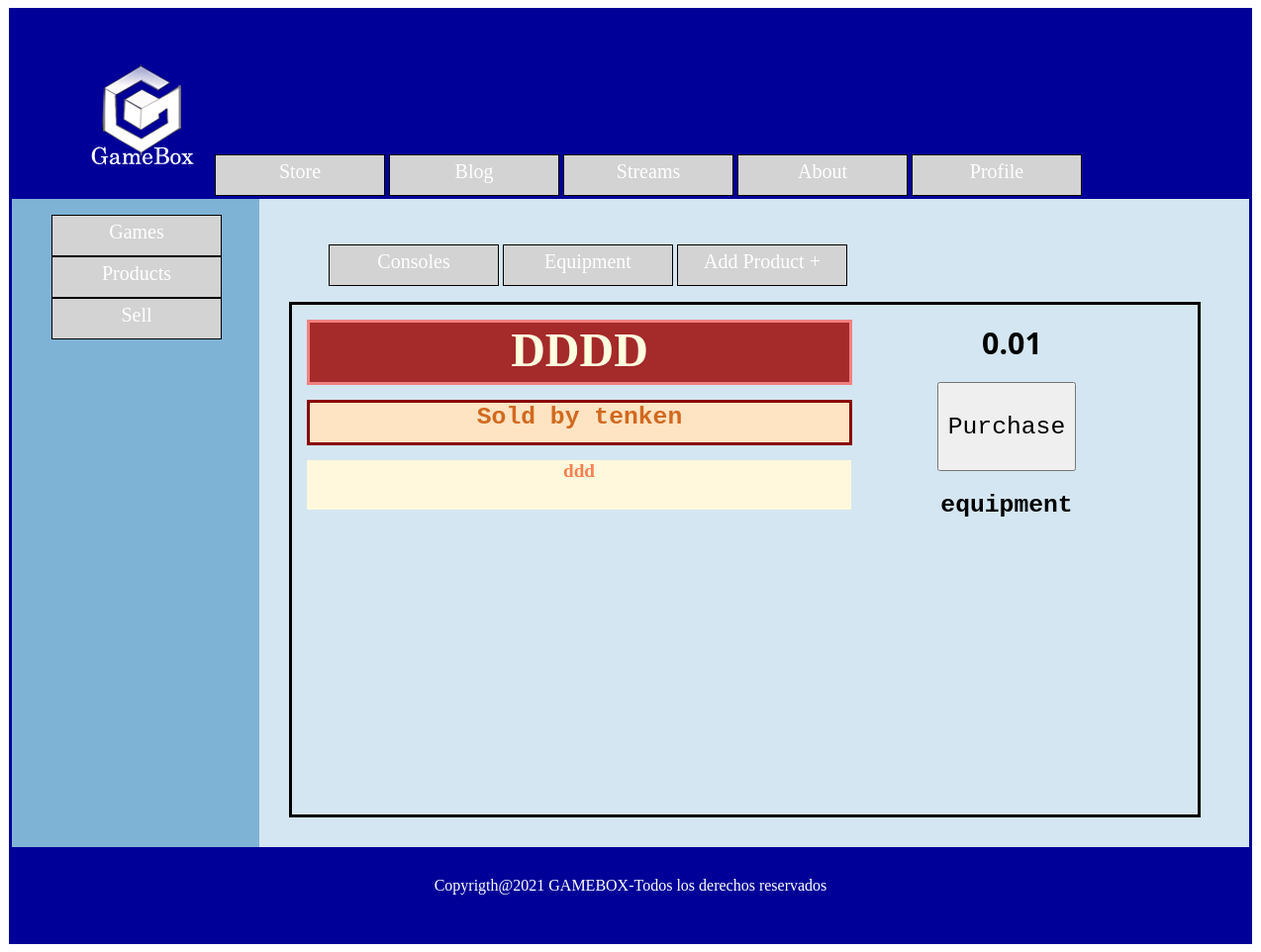
Screenshot of /store/product/productView.php?id=2 with the database file from the repository.
### tables this page shows
CREATE TABLE `product`  (
  `id` int NOT NULL AUTO_INCREMENT,
  `name` varchar(30) NOT NULL,
  `price` decimal(6, 2) NOT NULL,
  `_user` varchar(50) NOT NULL,
  `type` varchar(10) NOT NULL,
  `description` varchar(240) NOT NULL,
  `link` varchar(450) NULL DEFAULT NULL,
  `active` tinyint(1) NULL DEFAULT NULL,
  PRIMARY KEY (`id`) USING BTREE
);

### includes/Database.php (called while the page is built, shortened)
<?php
class Database {
    private static $data = null;
    private static $conn = null;
    public static function init($data) {
        if (Database::$data == null) {
            Database::$data = $data;
        }
    }
    public static function connection() {
        if (Database::$data != null && Database::$conn == null) {
            Database::$conn = new \mysqli(Database::$data["hostname"], Database::$data["username"], Database::$data["password"], Database::$data["database"]);
        }
        return Database::$conn;
    }
}
?>

### includes/DAOs/DAOProduct.php (called while the page is built, shortened)
<?php
require_once("DAO.php");
require_once(PROJECT_ROOT . "/includes/DTOs/DTOProduct.php");
class DAOProduct extends DAO {
    public function getById($id) {
        $q = <<<EOS
            SELECT *
            FROM product
            WHERE id="$id" AND active = 1
EOS;
        $r = $this->query($q);
        if ($r && $r->num_rows == 1) {
            $u = $r->fetch_assoc();
            $product = $this->createProduct($u);
            return $product;
        }
        return false;
    }
    private function createProduct($n) {
        return new DTOProduct($n["name"], $n["price"], $n["_user"], $n["type"], $n["description"], $n["link"], $n["id"], '1');
    }
}

### includes/DAOs/DAO.php (called while the page is built, shortened)
<?php
abstract class DAO {
    protected $mysqli;
    protected function __construct() {
        $this->mysqli = Database::connection();
    }
    protected function query($query) {
        $result = $this->mysqli->query($query)
            or die($this->mysqli->error . " in the line " . (__LINE__ - 1));
        return $result;
    }
}

### includes/DTOs/DTOProduct.php (called while the page is built, shortened)
<?php
class DTOProduct {
    private $name;
    private $price;
    private $user;
    private $type;
    private $description;
    private $link;
    public function __construct($name, $price, $user, $type, $description, $link, $id = null) {
        $this->name = $name;
        $this->price = $price;
        $this->user = $user;
        $this->type = $type;
        $this->description = $description;
        $this->link = $link;
    }
    public function getName() {
        return $this->name;
    }
    public function getPrice() {
        return $this->price;
    }
    public function getUser() {
        return $this->user;
    }
    public function getType() {
        return $this->type;
    }
    public function getDescription() {
        return $this->description;
    }
    public function getLink() {
        return $this->link;
    }
}

### store/product/productView.php (the view, shortened to what this page needs)
<?php
require_once(PROJECT_ROOT . "/includes/DAOs/DAOProduct.php");
$daoProduct = new DAOProduct();
$product = $daoProduct->getById($_GET["id"]);
$storeContent = <<<EOS
    <section id="itemsView">
        <h1 id="name">{$product->getName()}</h1>
        <h2 id="user">Sold by {$product->getUser()}</h2>
        <h3 id="description">{$product->getDescription()}</h3>
        <h2 id="price">{$product->getPrice()}</h2>
        <div id="buttons">
        <button type=\"button\" onclick="window.open('{$product->getLink()}','_blank')" style="margin-left:50px;">
        Purchase</button>
        </div>
        <h3 id="genre" style="left:655px;">{$product->getType()}</h3>
    </section>
EOS;
require_once(PROJECT_ROOT . "/includes/templates/productsStoreTemplate.php");
?>

### style.css (style rules this page uses)
#store #itemsView { padding-top: 15px; padding-left: 15px; width: 900px; height: 500px; border: 3px solid #000; }
#store #name { margin-top: 0px; margin-bottom: 0px; font-size: 300%; width: 545px; height: 60px; text-align: center; background-color: brown; color: lightyellow; border: 3px solid lightcoral; }
#store #user { margin-top: 15px; margin-bottom: 0px; font-size: 190%; text-align: center; font-family: monospace; width: 545px; height: 40px; background-color: bisque; color: chocolate; border: 3px solid darkred; }
#store #description { margin-top: 15px; text-align: center; font-family: cursive; color: coral; width: 550px; height: 50px; background-color: cornsilk; font-size: larger; }
#store #price { top: 100px; left: 730px; position: absolute; font-size: 190%; font-family: system-ui; }
#store #buttons { top: 185px; left: 635px; position: absolute; }
#store #buttons>button { font-size: 190%; text-align: center; font-family: monospace; width: 140px; height: 90px; }
#store #genre { top: 270px; left: 675px; position: absolute; width: 200px; height: 40px; font-size: 190%; text-align: center; font-family: monospace; }

### rows the page displays
product: name "DDDD", _user "tenken", description "ddd", price "0.01", type "equipment"
